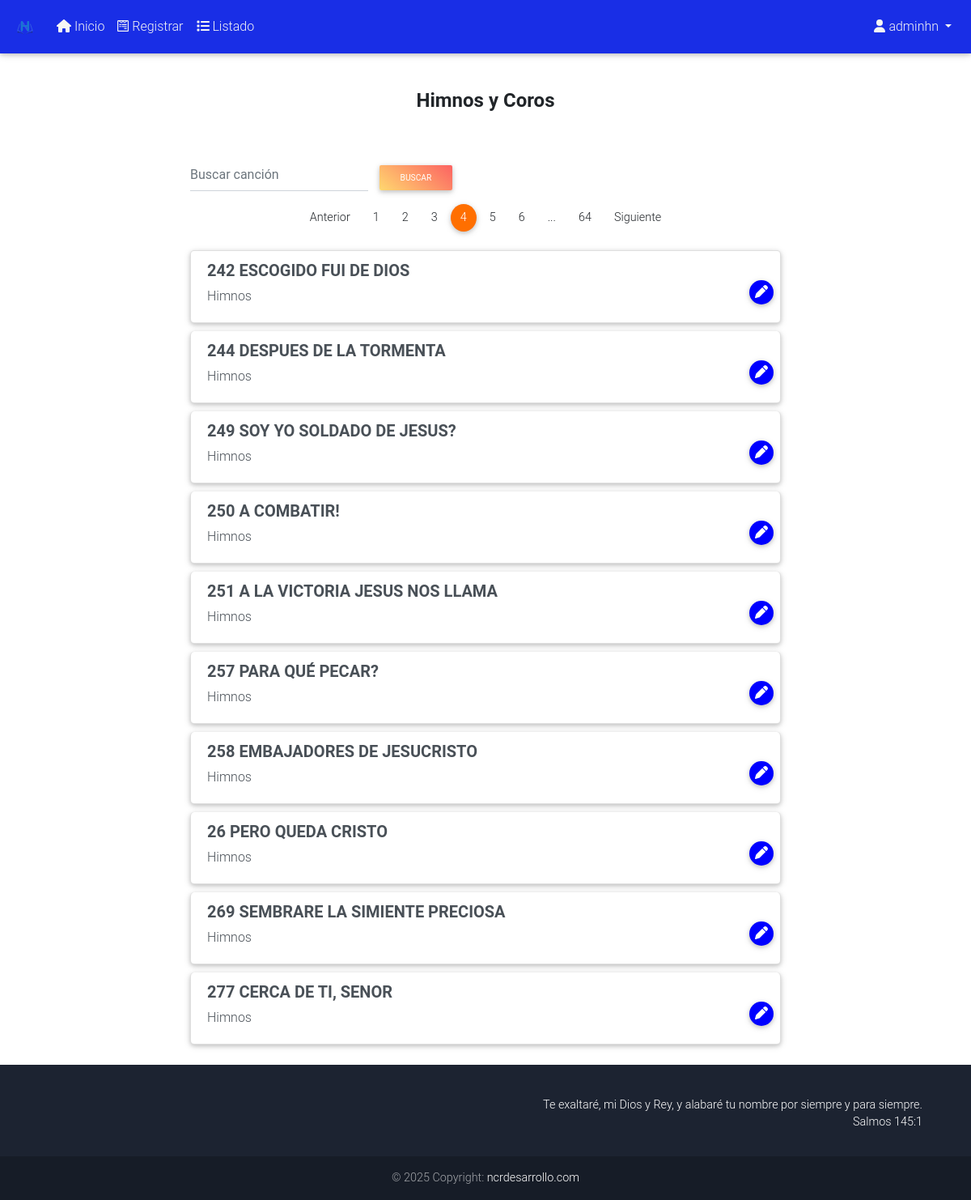
Page /table-song/?page=4 (signed in) on the committed database.
### mainapp/models.py (models this page shows, shortened)
class Himnosycoros(models.Model):
    id_himno = models.AutoField(primary_key=True)
    titulo = models.CharField(max_length=150, verbose_name="Título")
    categorias = [
        ('Adoracion', 'Adoracion'),
        ('Alabanza', 'Alabanza'),
        ('Himnos', 'Himnos'),
    ]
    categoria = models.CharField(max_length=25, choices=categorias, default="Adoracion")
    tonos = [
        ('mayor', 'Mayor'),
        ('menor', 'Menor')
    ]
    tono = models.CharField(max_length=10, choices=tonos, default="mayor")
    notas = [
        ('C', 'C'),
        ('Cm', 'Cm'),
        ('D', 'D'),
        ('Dm', 'Dm'),
        ('E', 'E'),
        ('Em', 'Em'),
        ('F', 'F'),
        ('Fm', 'Fm'),
        ('G', 'G'),
        ('Gm', 'Gm'),
        ('A', 'A'),
        ('Am', 'Am'),
        ('B', 'B'),
        ('Bm', 'Bm'),
    ]
    nota = models.CharField(max_length=10, choices=notas, default="C")
    tipos = [
        ('Alabanza', 'Alabanza'),
        ('Misioneros', 'Misioneros'),
        ('Evangelisticos', 'Evangelisticos'),
    ]
    tipo = models.CharField(max_length=25, choices=tipos, default="Alabanza")
    autor = models.CharField(max_length=50, default="", verbose_name="Autor", null=True, blank=True)
    himno = models.TextField()
    url = models.CharField(max_length=150, verbose_name="Url", default="", null=True, blank=True)
    estados = [
        ('nuevo', 'nuevo'),
        ('', ''),
    ]
    estado = models.CharField(max_length=50, verbose_name="Estado", choices=estados, default="nuevo", null=True, blank=True)
    numerotono = models.IntegerField(default=0)
    class Meta:
        verbose_name = "Himno y Coro"
        verbose_name_plural = "Himnos y Coros"

### mainapp/views.py (the view)
# urls.py: path('table-song/',mainapp.views.table_song, name='table_song'),
@login_required(login_url="login")
def table_song(request):
    queryset = request.GET.get("buscar_cancion")
    song = Himnosycoros.objects.order_by('titulo')
    if queryset:
        query = Q(titulo__contains=queryset)
        query.add(Q(himno__contains=queryset), Q.OR)
        song = Himnosycoros.objects.filter(query)
    paginator = Paginator(song, 10)
    page = request.GET.get('page')
    page_canciones = paginator.get_page(page)
    return render(request, 'tabla_canciones_agregadas.html',{
        'titulo': "Himnos y Coros",
        'canciones': page_canciones,
        'paginator': paginator
    })

### mainapp/templates/tabla_canciones_agregadas.html (shortened to what this page needs)
{% extends 'layout.html' %}
{% block container %}
<div class="container contenedor_vista_cancion">
  <div class="row row-offcanvas row-offcanvas-right" id="content-cancion">
    <div class="col-sm-12 col-md-2 col-lg-2 sidebar-offcanvas" id="sidebar">
    </div>
    <div class="col-12 col-md-8" id="pagina">
      <div class="row">
        <div class="card-body text-center">
          <h5 class="card-title h4  font-weight-bold">{{titulo}}</h5>
        </div>
      </div>
      <div class="list-group">
          <form class="form-inline md-form mr-auto mb-2"  method="GET">
            <input class="form-control mr-sm-2" type="search" name="buscar_cancion"
            placeholder="Buscar canción" value="{{request.GET.buscar_cancion}}" aria-label="Search">
            <button class="btn peach-gradient btn-rounded btn-sm my-0" type="submit">Buscar</button>
          </form>
          {% include 'pagination.html' %}
        {% for cancion in canciones  %}
        <a href="{% url 'cancion' id_cancion=cancion.id_himno %}"
          class="list-group-item list-group-item-action flex-column align-items-start z-depth-1" style="margin-bottom: 10px; border-radius: 5px;">
            <div class="row">
              <div class="col-md-8 col-lg-8 col-sm-12">
                  <h5 class="mb-2 h5 font-weight-bold">{{cancion.titulo}}</h5>
                  <p class="mb-2">{{cancion.categoria}}</p>
              </div>
              <div class="col-md-4 col-lg-4 col-sm-12 text-right">
                <br>
                <div class="row float-right">
                  <form action="{% url 'show_form_song_edit' %}" method="POST">
                    <button type="submit" class="btn_editar_lista z-depth-1"><i class="fas fa-pen"></i></button>
                  </form>
                </div>
              </div>
          </div>
        </a>
        {% endfor %}
      </div>
    </div>
    <div class="col-sm-12 col-md-2 col-lg-2 sidebar-offcanvas" id="sidebar">
    </div>
  </div>
</div>
{% endblock  %}

### mainapp/templates/layout.html (shortened to what this page needs)
{% load static %}
<!doctype html>
<html lang="en">
  <head>
    <link rel="stylesheet" href="{% static 'css/bootstrap.min.css' %}">
    <link href="{% static 'css/all.css' %}" rel="stylesheet">
    <link rel="stylesheet" href="{% static 'css/mdb.min.css' %}">
    <link rel="stylesheet" href="{% static 'css/style.css' %}">
  </head>
  <body>
    <nav class="navbar navbar-expand-lg navbar-dark fixed-top scrolling-navbar"
      style="background-color: #192ee6; color: cornsilk;">
      <a class="navbar-brand" href="">
        <img src="{% static 'images/logotipo.svg' %}" width="30" height="30" alt="">
      </a>
      <div class="collapse navbar-collapse" id="navbarSupportedContent">
        <ul class="navbar-nav mr-auto">
          <li class="nav-item">
            <a class="nav-link" href="{% url 'index' %}"><i class="fas fa-home"></i> Inicio</a>
          </li>
        {% if user.username %}
        <li class="nav-item">
          <a class="nav-link" href="{% url 'register_song' %}"><i class="fab fa-wpforms"></i> Registrar</a>
        </li>
        <li class="nav-item">
          <a class="nav-link" href="{% url 'table_song' %}"><i class="fa fa-list"></i> Listado</a>
        </li>
          {% endif %}
        </ul>
        <ul class="navbar-nav ml-auto">
          {% if user.username %}
          <li class="nav-item dropdown">
            <a class="nav-link dropdown-toggle" id="navbarDropdownMenuLink-4" data-toggle="dropdown"
              aria-haspopup="true" aria-expanded="false"><i class="fas fa-user"></i> {{request.user.username}} </a>
          </li>
          {% else %}
          <li class="nav-item">
            <a class="btn btn-outline-white btn-md my-2 my-sm-0 ml-3" href="{% url 'login' %}">Iniciar sesión</a>
          </li>
          {% endif %}
        </ul>
      </div>
    </nav>
    {% block container %}
    {% endblock  %}
    <footer class="page-footer font-small unique-color-dark pt-4">
      <div class="container text-center">
        <p>Te exaltaré, mi Dios y Rey,
          y alabaré tu nombre por siempre y para siempre. <br>Salmos 145:1</p>
      </div>
      <div class="footer-copyright text-center py-3">© {% now "Y" %} Copyright:
        <a target="blank" href="https://ncrdesarrollo.com/"> ncrdesarrollo.com</a>
      </div>
    </footer>
  </body>
</html>

### mainapp/static/css/all.css (style rules this page uses)
.fa-list:before { content: "\f03a"; }
.fa-pen:before { content: "\f304"; }
.fa-user:before { content: "\f007"; }
.fa-wpforms:before { content: "\f298"; }

### mainapp/static/css/style.css (style rules this page uses)
.btn_editar_lista, .btn_eliminar_lista { width: 30px !important; height: 30px !important; border-radius: 50%; margin-right: 3px; color: #fefefe; border: none; }
.btn_editar_lista { background-color: blue; }
.contenedor_vista_cancion { margin-top: 90px; }
.nav-link { color: whitesmoke !important; }
#content-cancion { margin-top: 15px; }
footer { margin-top: 15px; }
footer p { text-align: right; padding: 15px; }

### rows in the picture
Himnosycoros: titulo "242 ESCOGIDO FUI DE DIOS", categoria "Himnos"
Himnosycoros: titulo "244 DESPUES DE LA TORMENTA", categoria "Himnos"
Himnosycoros: titulo "249 SOY YO SOLDADO DE JESUS?", categoria "Himnos"
Himnosycoros: titulo "250 A COMBATIR!", categoria "Himnos"
Himnosycoros: titulo "251 A LA VICTORIA JESUS NOS LLAMA", categoria "Himnos"
Himnosycoros: titulo "257 PARA QUÉ PECAR?", categoria "Himnos"
Himnosycoros: titulo "258 EMBAJADORES DE JESUCRISTO", categoria "Himnos"
Himnosycoros: titulo "26 PERO QUEDA CRISTO", categoria "Himnos"
Himnosycoros: titulo "269 SEMBRARE LA SIMIENTE PRECIOSA", categoria "Himnos"
Himnosycoros: titulo "277 CERCA DE TI, SENOR", categoria "Himnos"

### other values in the picture
{{ request.user.username }} "adminhn"
{{ titulo }} "Himnos y Coros"
{{ page }} "1" "2" "3" "4" "5" "6"
{{ paginator.num_pages }} "64"
